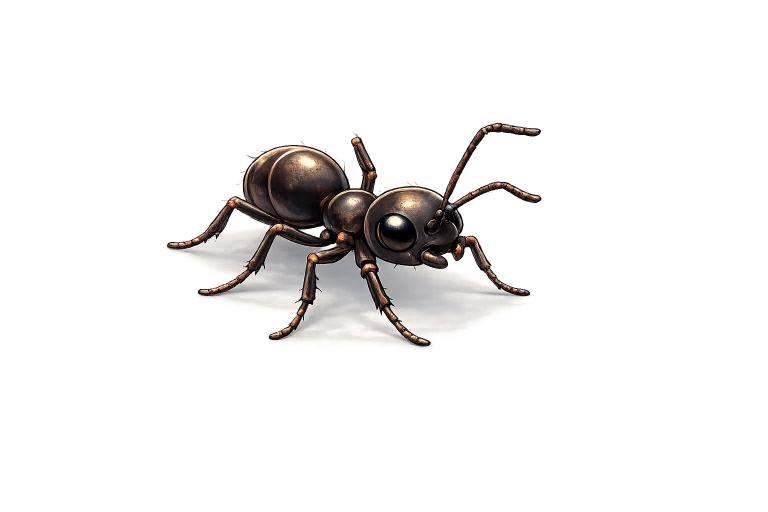
#> input picture assets/animals/master/ant.png, 1536 x 1024 px (shown at 1/2 size); its folder holds only this picture in this run
$ python resize_animals.py
#> lines starting #> are read from the running program, lines starting #| are printed output that depends on the picture
import os
from PIL import Image

def create_icons(input_folder, output_folder, canvas_size=1024, icon_size=(300, 300)):
#> called with input_folder = 'assets/animals/master', output_folder = 'assets/animals/icons_300', canvas_size = 1024, icon_size = (300, 300)
    os.makedirs(output_folder, exist_ok=True)

    for filename in os.listdir(input_folder):
        if filename.lower().endswith(".png"):
            img_path = os.path.join(input_folder, filename)
            img = Image.open(img_path).convert("RGBA")
#> img is the input picture: PIL image 1536x1024 RGBA; mean R, G, B, A 96.4, 91.4, 89.8, 26.9

            # Maak vierkante transparante canvas
            square = Image.new("RGBA", (canvas_size, canvas_size), (0, 0, 0, 0))
#> square: PIL image 1024x1024 RGBA; every value is 0
            img.thumbnail((canvas_size, canvas_size), Image.LANCZOS)
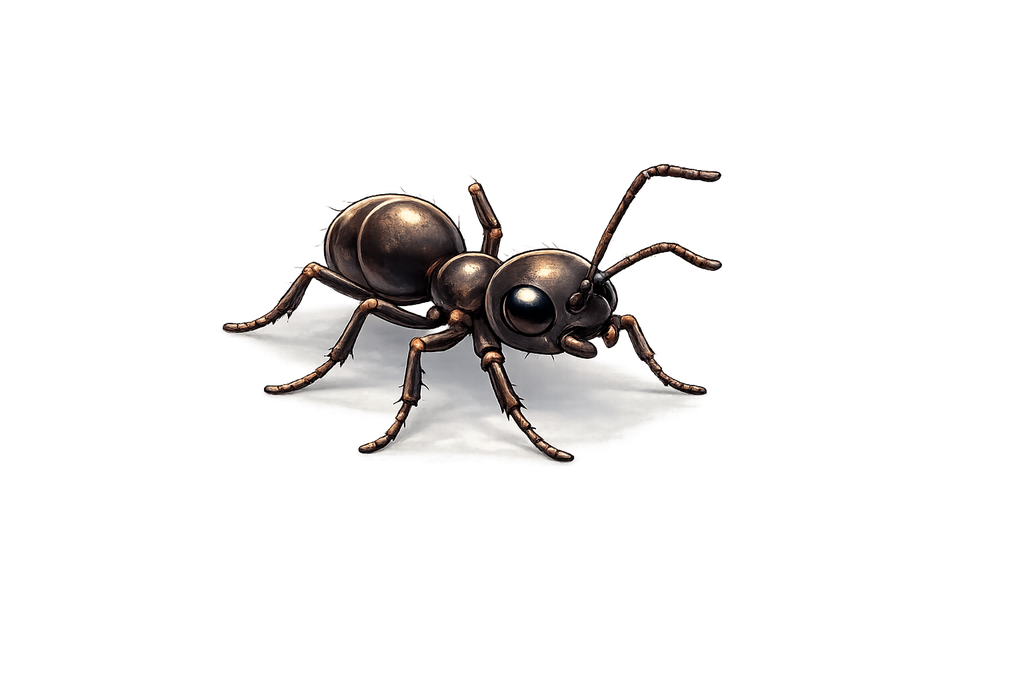
#> img: PIL image 1024x683 RGBA; mean R, G, B, A 16.1, 14.9, 14.4, 26.9; transparent parts drawn white

            x = (canvas_size - img.width) // 2
#> x = 0
            y = (canvas_size - img.height) // 2
#> y = 170
            square.paste(img, (x, y), img)

            # Resize naar icon formaat
            final = square.resize(icon_size, Image.LANCZOS)

            output_path = os.path.join(output_folder, filename)
            final.save(output_path)

            print(f"Processed: {filename}")

    print(f"Done processing {input_folder}")


def create_silhouette_icons(input_folder, output_folder, canvas_size=1024, icon_size=(300, 300)):
    """Create dark silhouette versions of animal icons for the map"""
#> called with input_folder = 'assets/animals/master', output_folder = 'assets/animals/icons_300_silhouette', canvas_size = 1024, icon_size = (300, 300)
    os.makedirs(output_folder, exist_ok=True)

    for filename in os.listdir(input_folder):
        if filename.lower().endswith(".png"):
            img_path = os.path.join(input_folder, filename)
            img = Image.open(img_path).convert("RGBA")

            # Get the alpha channel (the shape of the animal)
            r, g, b, a = img.split()
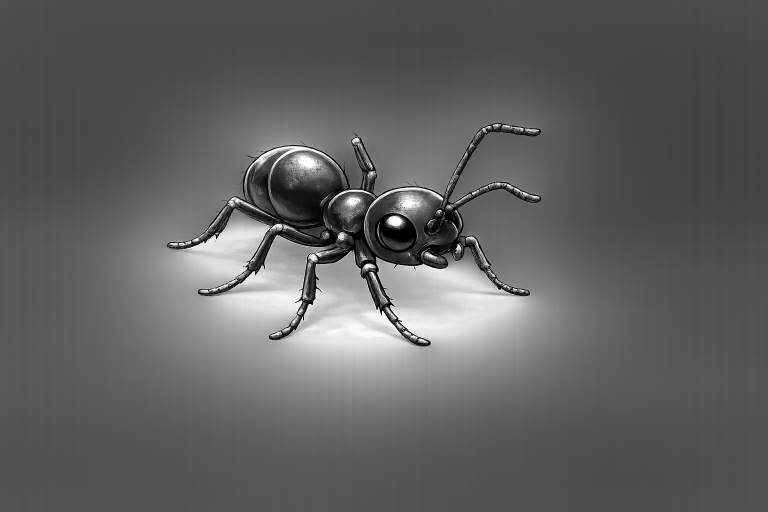
#> r: PIL image 1536x1024 L (shown at 1/2 size); min 0, max 255, mean 96.4
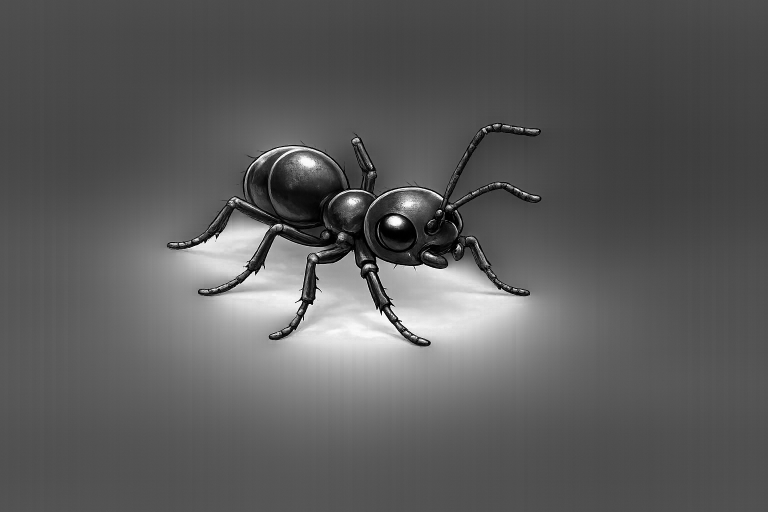
#> g: PIL image 1536x1024 L (shown at 1/2 size); min 0, max 255, mean 91.4
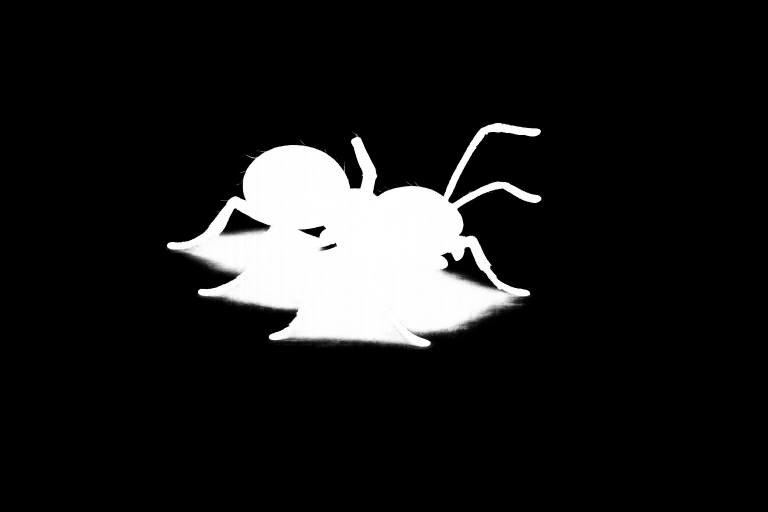
#> a: PIL image 1536x1024 L (shown at 1/2 size); min 0, max 255, mean 26.9

            # Create dark silhouette color (51, 51, 51 = #333333) with same size
            dark_color = Image.new("RGBA", img.size, (51, 51, 51, 255))

            # Use the original alpha as the alpha for the dark color
            # This makes only the visible parts of the animal dark
            silhouette = Image.merge("RGBA", (
                Image.new("L", img.size, 51),  # R channel - dark gray
                Image.new("L", img.size, 51),  # G channel - dark gray
                Image.new("L", img.size, 51),  # B channel - dark gray
                a  # Use original alpha
            ))

            # Create square canvas
            square = Image.new("RGBA", (canvas_size, canvas_size), (0, 0, 0, 0))
            silhouette.thumbnail((canvas_size, canvas_size), Image.LANCZOS)
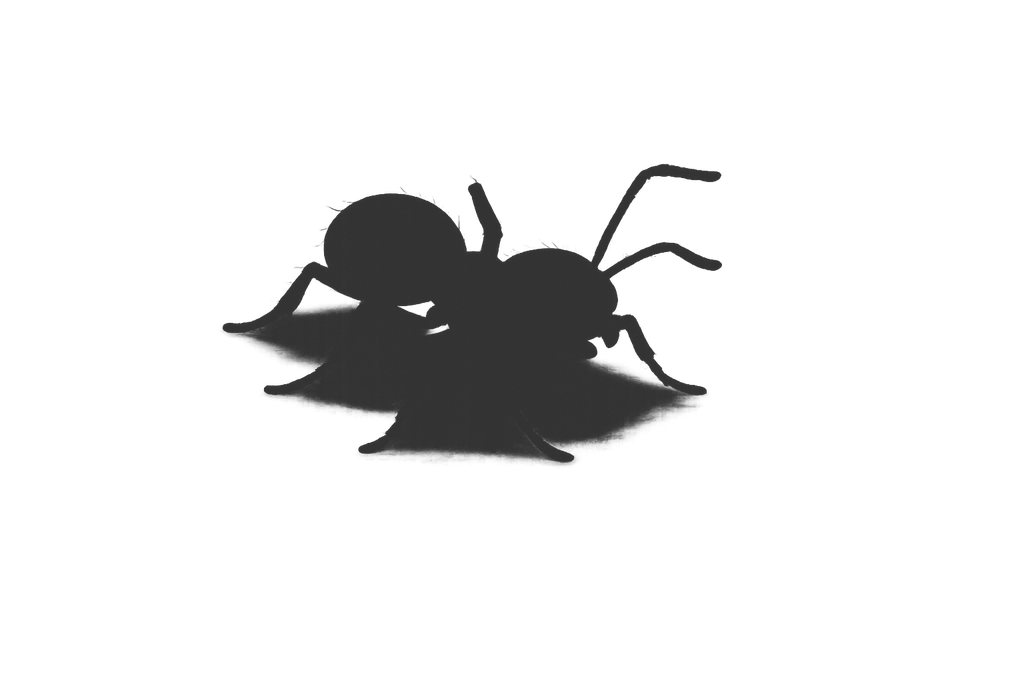
#> silhouette: PIL image 1024x683 RGBA; mean R, G, B, A 6.1, 6.1, 6.1, 26.9; transparent parts drawn white

            x = (canvas_size - silhouette.width) // 2
#> x = 0
            y = (canvas_size - silhouette.height) // 2
#> y = 170
            square.paste(silhouette, (x, y), silhouette)
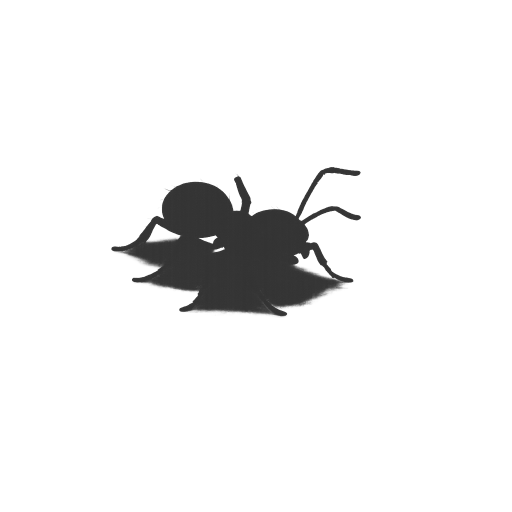
#> square: PIL image 1024x1024 RGBA (shown at 1/2 size); mean R, G, B, A 3.6, 3.6, 3.6, 17.4; transparent parts drawn white

            # Resize to icon format
            final = square.resize(icon_size, Image.LANCZOS)
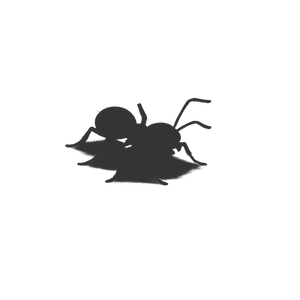
#> final: PIL image 300x300 RGBA; mean R, G, B, A 3.9, 3.9, 3.9, 17.4; transparent parts drawn white

            output_path = os.path.join(output_folder, filename)
            final.save(output_path)

            print(f"Created silhouette: {filename}")

    print(f"Done creating silhouettes for {input_folder}")


# 🔥 Animals
create_icons(
    "assets/animals/master",
    "assets/animals/icons_300"
)

# 🔥 Animals - Create silhouette versions for map display
create_silhouette_icons(
    "assets/animals/master",
    "assets/animals/icons_300_silhouette"
)

# 🔥 Seeds
create_icons(
    "assets/seeds/master",
    "assets/seeds/icons_300"
)

# 🔥 Fruits (harvest icons)
create_icons(
    "assets/fruits/master",
    "assets/fruits/icons_300"
)

$ run again, on assets/animals/master/gecko.png
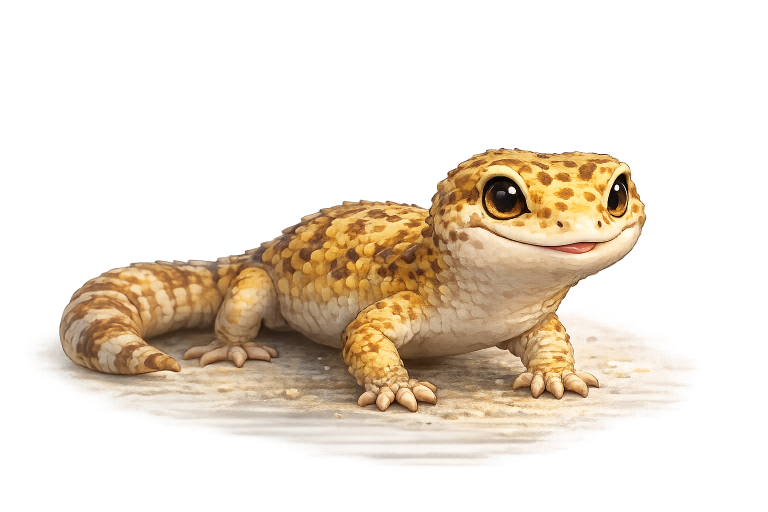
#> input picture assets/animals/master/gecko.png, 1536 x 1024 px (shown at 1/2 size)
#> in create_icons, img is the input picture: PIL image 1536x1024 RGBA; mean R, G, B, A 134.5, 120.2, 99.7, 84.3
#> img: PIL image 1024x683 RGBA
#> in create_silhouette_icons, `final = square.resize(icon_size, Image.LANCZOS)`:
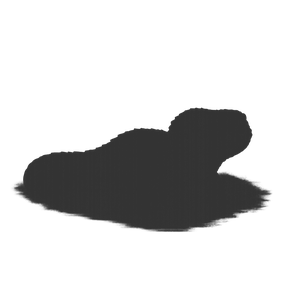
#> final: PIL image 300x300 RGBA; mean R, G, B, A 11.4, 11.4, 11.4, 55.2; transparent parts drawn white
